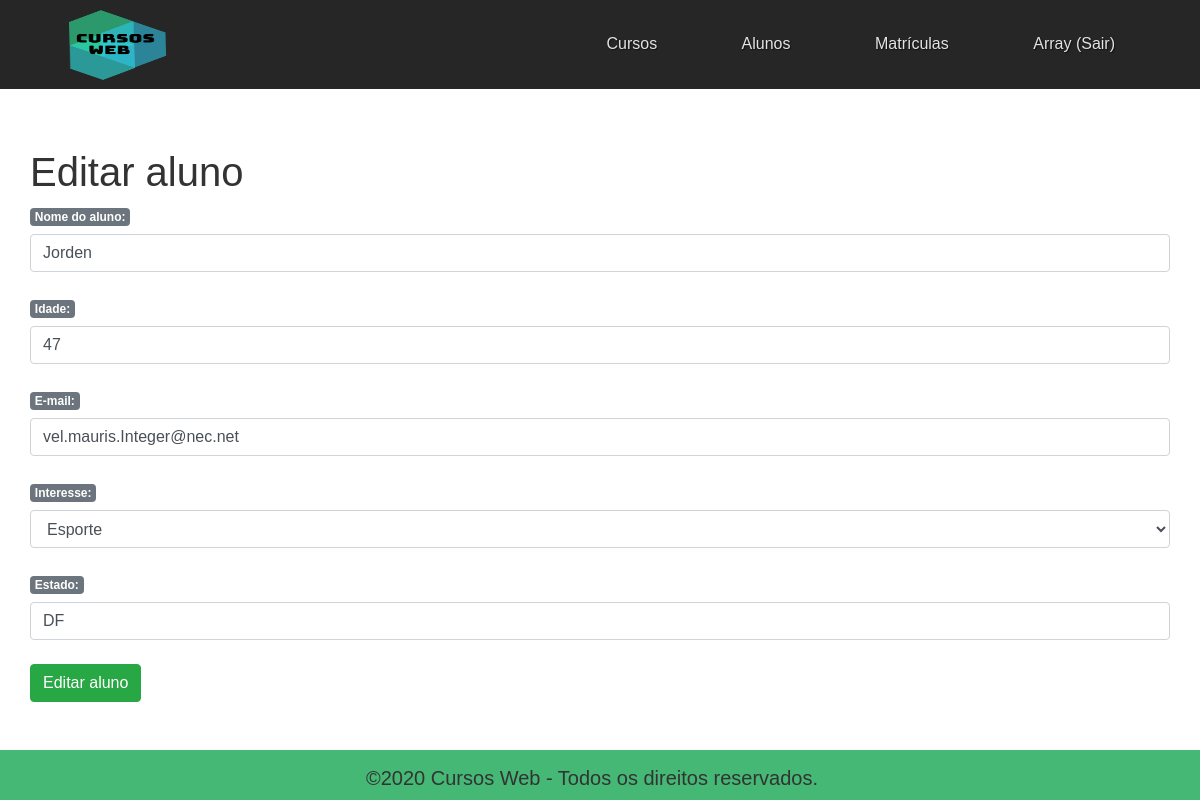
Page /?pagina=editar_aluno&id_aluno=1 (signed in) on the committed database.
### tables this page shows
CREATE TABLE `tb_alunos` (
  `id_aluno` int(11) NOT NULL,
  `nome` varchar(255) DEFAULT NULL,
  `idade` int(11) DEFAULT NULL,
  `interesse` varchar(255) DEFAULT NULL,
  `email` varchar(255) DEFAULT NULL,
  `estado` varchar(255) DEFAULT NULL
);

### db/DB.php (called while the page is built, shortened)
<?php
	class DB
	{
		public function __construct()
		{
			$this -> servidor = SERVIDOR;
			$this -> usuario = USUARIO;
			$this -> senha = SENHA;
			$this -> db = DB;
			$this -> conexao = mysqli_connect($this -> servidor, $this -> usuario, $this -> senha, $this -> db);
		}
	}

### class/Aluno.php (called while the page is built, shortened)
<?php
	class Aluno
	{
		public $conexao;
		public function __construct($conexao)
		{
			$this -> conexao = $conexao;
		}
		public function buscar()
		{
			$instrucao = "SELECT * FROM tb_alunos";
			$consulta = mysqli_query($this -> conexao, $instrucao);
			return $consulta;
		}
	}

### views/editar_aluno.php (the view, shortened to what this page needs)
<?php if (isset($_GET['id_aluno'])) : ?>
	<?php foreach ($aluno -> buscar() as $aluno) : ?>
		<?php if ($aluno['id_aluno'] === $_GET['id_aluno']) : ?>
			<h1>Editar aluno</h1>
			<form method="post" action="edita_aluno.php">
				<label class="badge badge-secondary">Nome do aluno:</label>
				<input class="form-control" type="text" name="nome"	placeholder="Insira o nome do aluno"
					value="<?= $aluno['nome'] ?>">
				<br>
				<label class="badge badge-secondary">Idade:</label>
				<input class="form-control"  type="text" name="idade" placeholder="Insira a data de nascimento"
					value="<?= $aluno['idade'] ?>">
				<br>
				<label class="badge badge-secondary">E-mail:</label>
				<input class="form-control" type="email" name="email" placeholder="Insira o e-mail" value="<?= $aluno['email'] ?>">
				<br>
				<label class="badge badge-secondary">Interesse:</label>
				<select class="form-control" name="interesse">
					<option value="Esporte" <?= $aluno['interesse'] === 'Esporte' ? 'selected' : '' ?>>
						Esporte
					</option>
				</select>
				<br>
				<label class="badge badge-secondary">Estado:</label>
				<input class="form-control" type="text" name="estado" placeholder="Insira o estado" value="<?= $aluno['estado'] ?>">
				<br>
				<button class="btn btn-success" type="submit">Editar aluno</button>
			</form>
		<?php endif ?>
	<?php endforeach ?>
<?php else : ?>
	<script>
		location.href = 'index.php?pagina=alunos'
	</script>
<?php endif ?>

### css/estilo.css (style rules this page uses)
* { margin: 0; padding: 0; }
body { font-family: helvetica, arial; font-size: 16px; color: #333; }

### rows in the picture
tb_alunos: nome "Jorden", idade "47", email "vel.mauris.Integer@nec.net", interesse "Esporte", estado "DF"

### other values in the picture
$_SESSION['usuario'] "Array"
